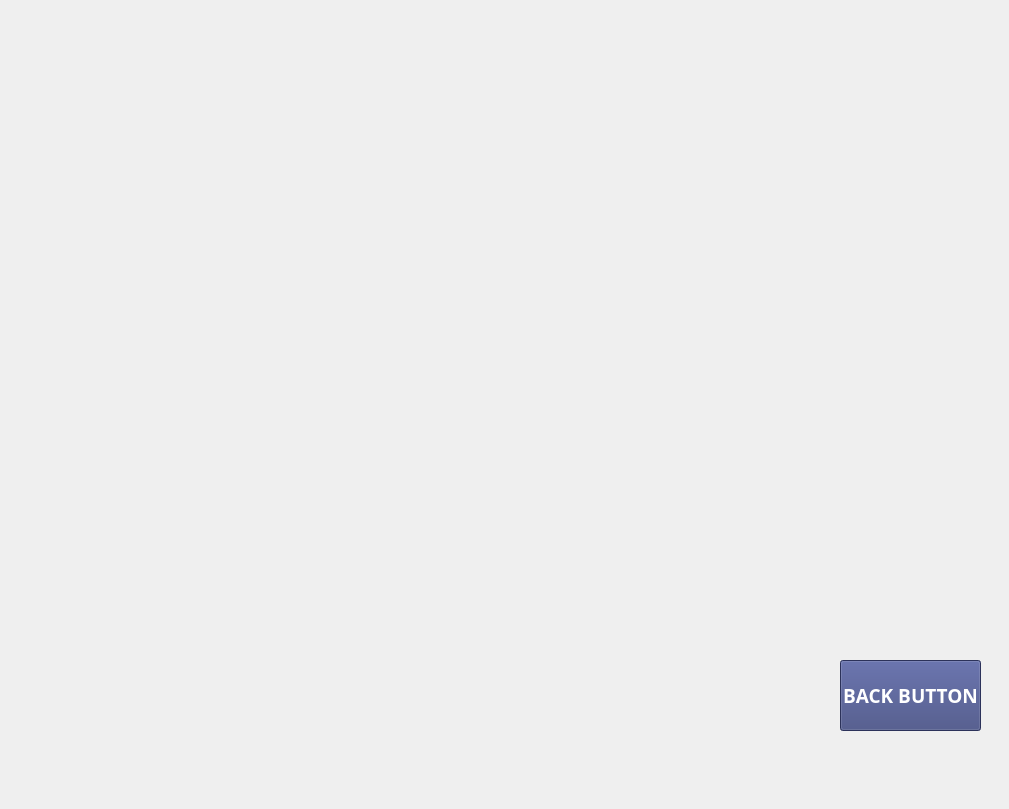
  <widget class="QWidget" name="page_24">
   <widget class="QLabel" name="label_25">
    <property name="geometry">
     <rect>
      <x>0</x>
      <y>0</y>
      <width>1000</width>
      <height>800</height>
     </rect>
    </property>
    <property name="text">
     <string/>
    </property>
    <property name="pixmap">
     <pixmap>25.png</pixmap>
    </property>
    <property name="scaledContents">
     <bool>true</bool>
    </property>
   </widget>
   <widget class="QPushButton" name="bills_generate_bill_button">
    <property name="geometry">
     <rect>
      <x>272</x>
      <y>670</y>
      <width>241</width>
      <height>61</height>
     </rect>
    </property>
    <property name="styleSheet">
     <string>background-color: rgba(0, 0, 0, 0); border: none;</string>
    </property>
    <property name="text">
     <string/>
    </property>
    <property name="flat">
     <bool>true</bool>
    </property>
   </widget>
   <widget class="QPushButton" name="bills_details_button">
    <property name="geometry">
     <rect>
      <x>530</x>
      <y>670</y>
      <width>121</width>
      <height>61</height>
     </rect>
    </property>
    <property name="styleSheet">
     <string>background-color: rgba(0, 0, 0, 0); border: none;</string>
    </property>
    <property name="text">
     <string/>
    </property>
    <property name="flat">
     <bool>true</bool>
    </property>
   </widget>
   <widget class="QTableView" name="bills_detail_dataview">
    <property name="geometry">
     <rect>
      <x>40</x>
      <y>250</y>
      <width>611</width>
      <height>401</height>
     </rect>
    </property>
    <property name="styleSheet">
     <string>background-color: rgba(0, 0, 0, 0); border: none;</string>
    </property>
   </widget>
   <widget class="QPushButton" name="bills_back_button">
    <property name="geometry">
     <rect>
      <x>840</x>
      <y>660</y>
      <width>141</width>
      <height>71</height>
     </rect>
    </property>
    <property name="font">
     <font>
      <family>MS PGothic</family>
      <pointsize>14</pointsize>
      <weight>75</weight>
      <bold>true</bold>
     </font>
    </property>
    <property name="styleSheet">
     <string notr="true">background-color: rgb(61, 70, 126);color: rgb(255, 255, 255);</string>
    </property>
    <property name="text">
     <string>BACK BUTTON</string>
    </property>
    <property name="iconSize">
     <size>
      <width>110</width>
      <height>110</height>
     </size>
    </property>
   </widget>
  </widget>
